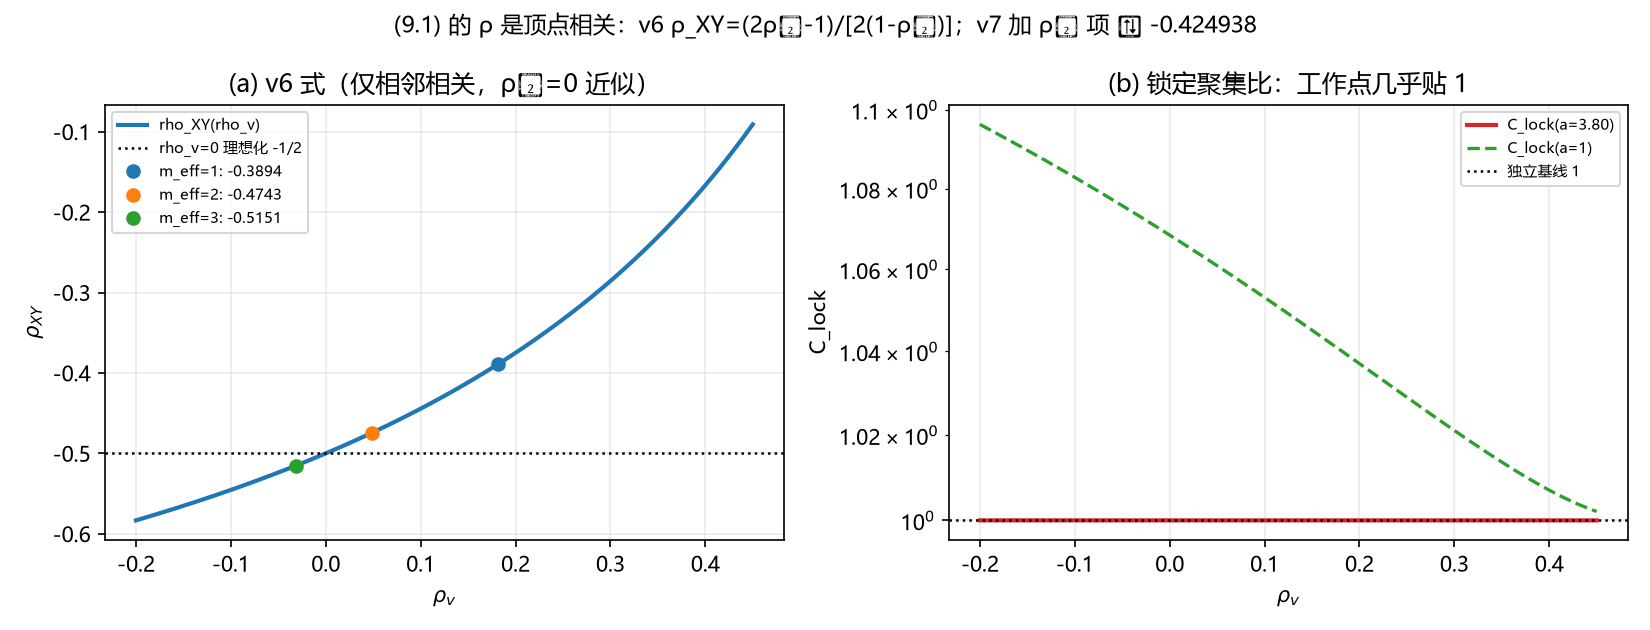

This chart was generated by the following Python code:
"""环 15 / 审-6 第六段（第 177 轮）：把 ρ=-1/2 换成链内 Bessel 核的一般支。

前件：
  (9.1)  Var(λ_ij) = 2 κ_f^2 σ^2 (1-ρ_ij)  ⇒ 差场形态 ⇒ ρ_ij 是**顶点**相关
  第 84/157 轮  ρ_nn(m) = (m+1) ∫_0^1 u^m J_0(π u) du （Bessel 核，唯一几何归一）
  第 85 轮      06 的 3D Regge 体给 m_eff = 2n+1-s，n=1、s=1 ⇒ m_eff = 2

输出：ρ_XY(ρ_v) = (2ρ_v-1)/(2(1-ρ_v))，以及各支下的 C_lock(a)、C_unlock(a)。
"""
import json
import os

import numpy as np
import matplotlib
matplotlib.use("Agg")
import matplotlib.pyplot as plt
from scipy.integrate import quad
from scipy.special import j0
from scipy.stats import norm

plt.rcParams["font.sans-serif"] = ["Microsoft YaHei", "SimHei", "DejaVu Sans"]
plt.rcParams["axes.unicode_minus"] = False

HERE = os.path.dirname(os.path.abspath(__file__))


def rho_nn(m):
    """Bessel 核在最近邻归一 r=a（Qa=π）：ρ_nn(m) = (m+1)∫_0^1 u^m J0(πu) du。"""
    return (m + 1.0) * quad(lambda u: u ** m * j0(np.pi * u), 0.0, 1.0)[0]


def rho_xy(rv):
    return (2.0 * rv - 1.0) / (2.0 * (1.0 - rv))


def box(a, r):
    """P(|X|<a,|Y|<a)，ρ=r；对 X 一维积分（无二维 cdf 抵消）。"""
    s = np.sqrt(1.0 - r ** 2)
    f = lambda x: norm.pdf(x) * (norm.cdf((a - r * x) / s) - norm.cdf((-a - r * x) / s))
    return quad(f, -a, a, limit=200)[0]


def both_out(a, r):
    """P(|X|>a,|Y|>a)。"""
    s = np.sqrt(1.0 - r ** 2)
    f1 = lambda x: norm.pdf(x) * norm.cdf((-a - r * x) / s)
    f2 = lambda x: norm.pdf(x) * (1.0 - norm.cdf((a - r * x) / s))
    return 2.0 * quad(f1, a, np.inf, limit=200)[0] + 2.0 * quad(f2, a, np.inf, limit=200)[0]


Y_WP = 1.4298e-4
A_WP = float(norm.isf(Y_WP / 2.0))          # 由 y 反解的工作点 a

branches = []
for m in (1, 2, 3):
    rv = rho_nn(m)
    r = rho_xy(rv)
    pin = 2 * norm.cdf(A_WP) - 1
    branches.append({
        "m_eff": m,
        "rho_v": rv,
        "rho_XY": r,
        "C_lock_at_workpoint": box(A_WP, r) / pin ** 2,
        "C_lock_a1": box(1.0, r) / (2 * norm.cdf(1.0) - 1) ** 2,
        "C_unlock_a1": both_out(1.0, r) / (1 - (2 * norm.cdf(1.0) - 1)) ** 2,
    })
# ρ_v = 0 的理想化支（第 176 轮的 -1/2）
branches.append({
    "m_eff": 0,
    "rho_v": 0.0,
    "rho_XY": -0.5,
    "C_lock_at_workpoint": box(A_WP, -0.5) / (2 * norm.cdf(A_WP) - 1) ** 2,
    "C_lock_a1": box(1.0, -0.5) / (2 * norm.cdf(1.0) - 1) ** 2,
    "C_unlock_a1": both_out(1.0, -0.5) / (1 - (2 * norm.cdf(1.0) - 1)) ** 2,
})

rv_grid = np.linspace(-0.2, 0.45, 300)


# ---- v7（第 177 轮补）：不假设距离 2 相关为零 ----
def rho_mr(m, r_over_a):
    """距离 r（以最近邻 a 为单位）的顶点相关：ρ_m(r)=(m+1)∫_0^1 u^m J0(π u r/a) du。"""
    return (m + 1.0) * quad(lambda u: u ** m * j0(np.pi * u * r_over_a), 0.0, 1.0)[0]


def rho_xy_full(r1, r2):
    """Cov(X,Y)=v(2ρ₁-1-ρ₂)、Var=2v(1-ρ₁) ⇒ ρ_XY=(2ρ₁-1-ρ₂)/(2(1-ρ₁))。"""
    return (2.0 * r1 - 1.0 - r2) / (2.0 * (1.0 - r1))


m_eff = 2
R1 = rho_mr(m_eff, 1.0)
R2 = rho_mr(m_eff, 2.0)          # θ_i 与 θ_k（对顶点）之间的距离 2 相关
r_full = rho_xy_full(R1, R2)
v7 = {
    "m_eff": m_eff,
    "rho1": R1,
    "rho2_distance2": R2,
    "rho_XY_full": r_full,
    "rho_XY_with_rho2_zero": rho_xy_full(R1, 0.0),
    "C_lock_at_workpoint": box(A_WP, r_full) / (2 * norm.cdf(A_WP) - 1) ** 2,
}

fig, ax = plt.subplots(1, 2, figsize=(11, 4.2))
ax[0].plot(rv_grid, rho_xy(rv_grid), "-", color="#1f77b4", lw=2, label="rho_XY(rho_v)")
ax[0].axhline(-0.5, color="k", ls=":", lw=1.2, label="rho_v=0 理想化 -1/2")
for b in branches[:3]:
    ax[0].plot([b["rho_v"]], [b["rho_XY"]], "o", ms=6,
               label="m_eff=%d: %.4f" % (b["m_eff"], b["rho_XY"]))
ax[0].set(xlabel=r"$\rho_v$", ylabel=r"$\rho_{XY}$",
          title="(a) v6 式（仅相邻相关，ρ₂=0 近似）")
ax[0].legend(fontsize=7); ax[0].grid(alpha=0.25)

ax[1].plot(rv_grid, [box(A_WP, rho_xy(r)) / (2 * norm.cdf(A_WP) - 1) ** 2 for r in rv_grid],
           "-", color="#d62728", lw=2, label="C_lock(a=3.80)")
ax[1].plot(rv_grid, [box(1.0, rho_xy(r)) / (2 * norm.cdf(1.0) - 1) ** 2 for r in rv_grid],
           "--", color="#2ca02c", lw=1.6, label="C_lock(a=1)")
ax[1].axhline(1.0, color="k", ls=":", lw=1.2, label="独立基线 1")
ax[1].set(yscale="log", xlabel=r"$\rho_v$", ylabel="C_lock",
          title="(b) 锁定聚集比：工作点几乎贴 1")
ax[1].legend(fontsize=7); ax[1].grid(alpha=0.25)

fig.suptitle("(9.1) 的 ρ 是顶点相关：v6 ρ_XY=(2ρ₁-1)/[2(1-ρ₁)]；v7 加 ρ₂ 项 ⇒ -0.424938", fontsize=11)
fig.tight_layout()
out_png = os.path.join(HERE, "环15共点键相位相关_链内Bessel分支.png")
fig.savefig(out_png, dpi=150)
plt.close(fig)

data = {
    "round": 177,
    "formula": "rho_XY = (2 rho_v - 1) / (2 (1 - rho_v))",
    "a_workpoint": A_WP,
    "rho_nn_1_to_5": [rho_nn(m) for m in (1, 2, 3, 4, 5)],
    "m_eff_committed": 2,
    "branches": branches,
    "v7_full": v7,
    "verdict": ("(9.1) 的 (1-rho) 是差场形态 ⇒ rho 是顶点相关；第 85 轮定 m_eff=2 ⇒ "
                "rho_v=rho_nn(2)=0.048930 ⇒ rho_XY=-0.474276（而非 -1/2）。"
                "三支给出的相位差相关落在 [-0.515, -0.389]，-1/2 只是 rho_v=0 的理想化边界；"
                "工作点 C_lock-1 仍在 1e-6 量级 ⇒ 独立假设在工作域的数值结论不变，但'顶点相位独立'本身被链内否定。"
                "补：v6 隐含 ρ₂=0，实际 ρ₂(距离2)=-0.093848 ⇒ 完整式 ρ_XY=-0.424938（v7）。"),
}
with open(os.path.join(HERE, "环15共点键相位相关_链内Bessel分支.json"), "w", encoding="utf-8") as f:
    json.dump(data, f, ensure_ascii=False, indent=2)
print(json.dumps(data, ensure_ascii=False, indent=2))
print("图片:", out_png)
